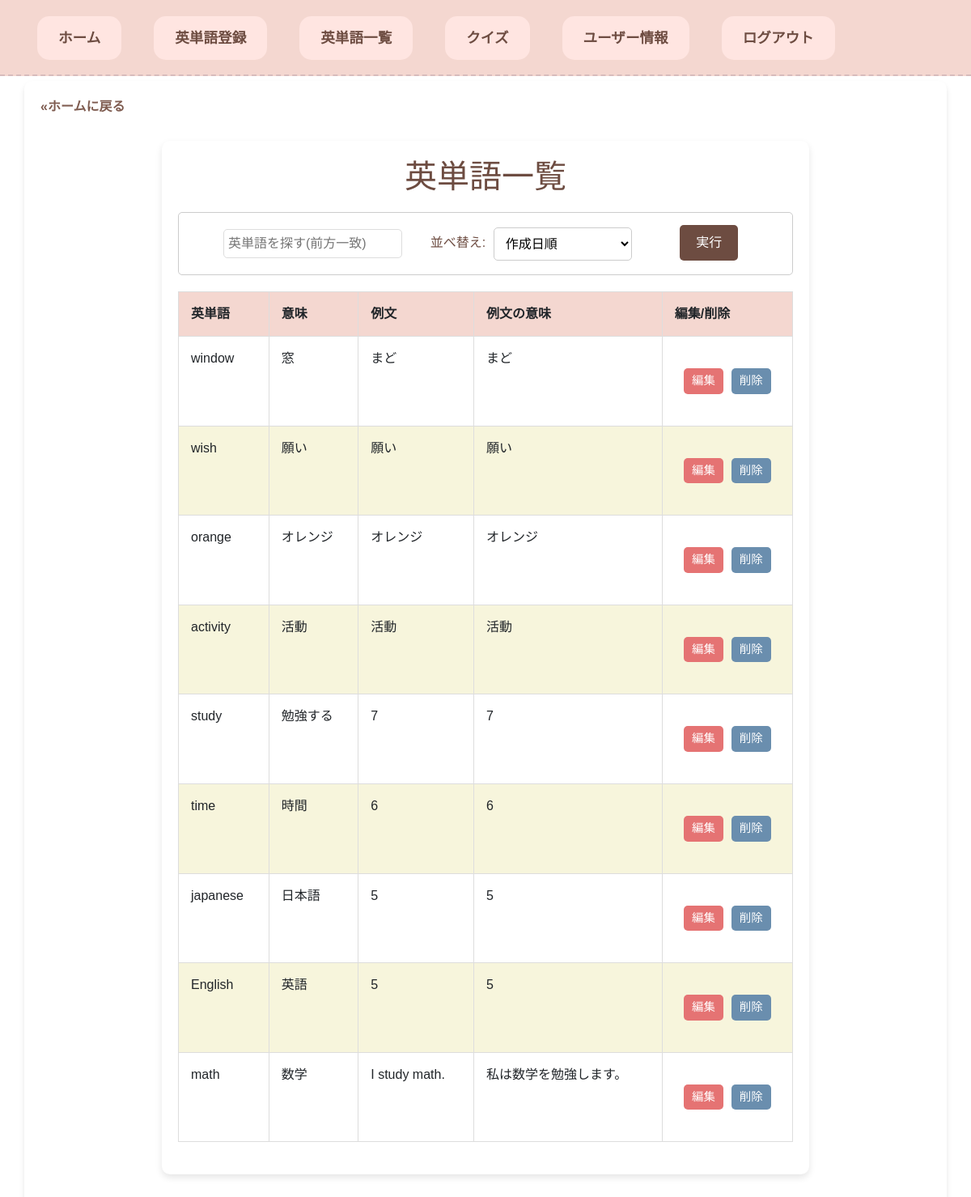
The app's page /vocabularies/vocabulary_list/ (signed in), older data.
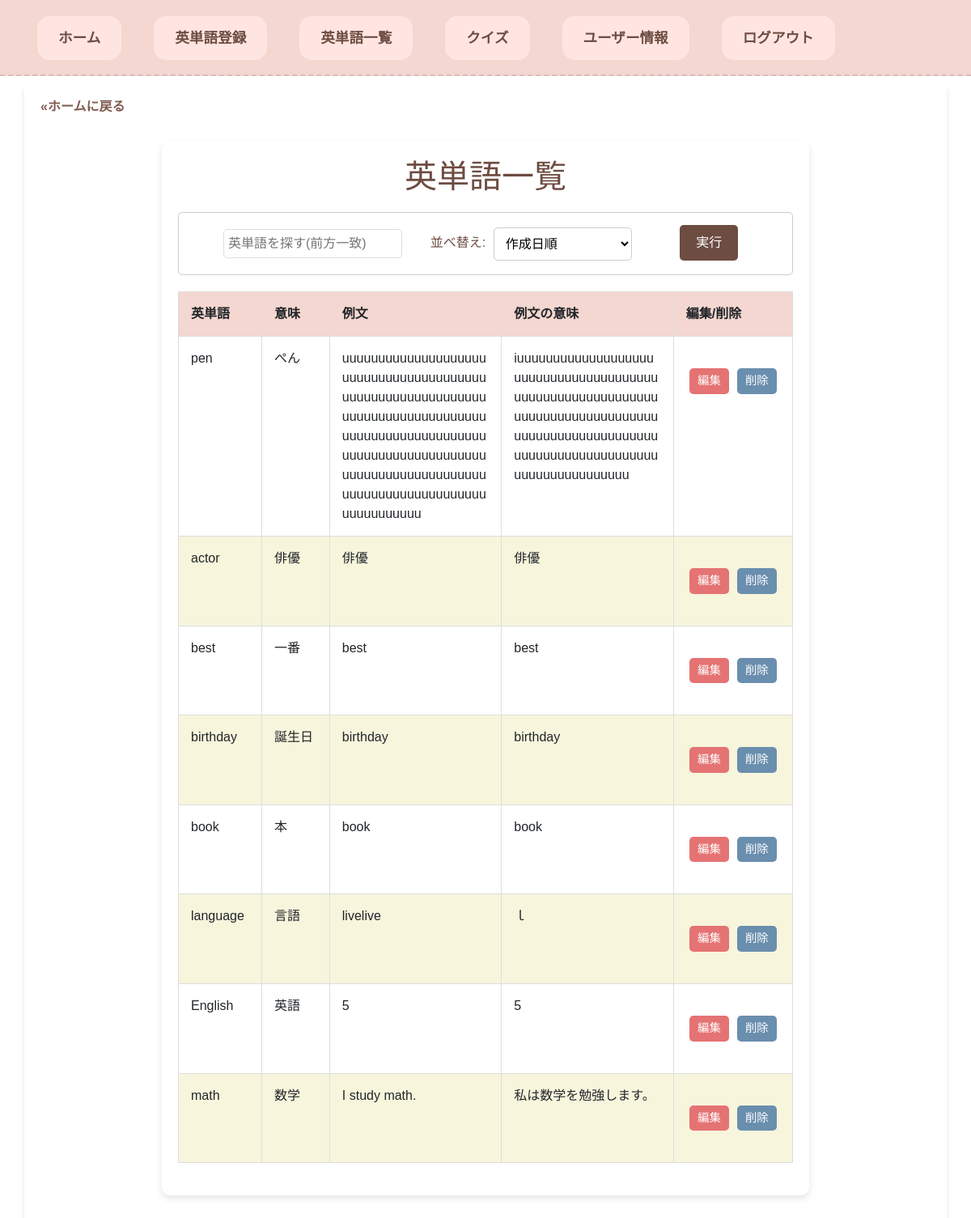
The same page, newer data.
### vocabularies/models.py (models this page shows, shortened)
class Registered_english_words(models.Model):
    english_word = models.CharField(max_length=100)
    meaning_word = models.CharField(max_length=100)
    example_sentence = models.TextField(max_length=200)
    meaning_of_example_sentence = models.TextField(max_length=200)
    create_at = models.DateTimeField(auto_now_add=True)  # auto_now_addはオブジェクトが最初に作成されるとき、自動的にフィールドに現在の日付をセットします。
    update_at = models.DateTimeField(auto_now=True)  # auto_nowはオブジェクトが保存される度に自動的に現在の日付をセットします。
    user_id = models.ForeignKey(
        Users, on_delete=models.CASCADE
    )

### vocabularies/views.py (the view)
# urls.py: path('vocabulary_list/', VocabularylistView.as_view(), name='vocabulary_list'),
class VocabularylistView(LoginRequiredMixin, ListView):
    model = Registered_english_words
    template_name = os.path.join('vocabularies', 'vocabulary_list.html')
    context_object_name = 'words'
    def get_queryset(self):
        query = self.request.GET.get('q')  # ユーザーが入力した検索クエリを'q'として取得。それをquery変数にぶち込む。
        order_by = self.request.GET.get('order_by', 'create_at')  # 作成日時順をデフォルトにする。
        if query:
            queryset = self.model.objects.filter(
                Q(user_id=self.request.user) &  # ログイン中のユーザー＆
                Q(english_word__icontains=query)   # english_wordカラムからqueryの部分一致のカラムで絞り込む
            )
        else:
            queryset =  self.model.objects.filter(user_id=self.request.user)
        if order_by == 'english_word':
            return queryset.order_by(Lower('english_word'))
        else:
            return queryset.order_by('-create_at')
    def get_context_data(self, **kwargs):
        context = super().get_context_data(**kwargs)  # 親クラスの get_context_data メソッドを呼び出し、既存のコンテキストデータを取得。
        context['query'] = self.request.GET.get('q', '')  # 'query'に、'q'が存在する場合は'q'を格納する。'q'が存在しない場合は、Noneを返すので、Noneのときの初期値として「''」を定めている。初期値を設定することで、検索クエリが空であってもエラーが発生せず、テンプレートが正常に動作するようになります。
        context['order_by'] = self.request.GET.get('order_by', 'create_at')  # 'query'に、'q'が存在する場合は'q'を格納する。'q'が存在しない場合は、Noneを返すので、Noneのときの初期値として「''」を定めている。初期値を設定することで、検索クエリが空であってもエラーが発生せず、テンプレートが正常に動作するようになります。
        context['no_results'] = not self.get_queryset().exists()  # クエリセットが空かどうかをチェック
        return context

### templates/vocabularies/vocabulary_list.html (shortened to what this page needs)
{% extends 'base.html' %}
{% load static %}
{% block content %}
<a class="back-home" href="{% url 'vocabularies:home' %}">«ホームに戻る</a>
<div class="english-list">
<h1 id="list-word">英単語一覧</h1>
<form class="search-form" method="get" action="{% url 'vocabularies:vocabulary_list' %}">
    <input class="search" type="text" name="q" placeholder="英単語を探す(前方一致)" value="{{ query }}">
    <label class="label-arrange" for="order_by">並べ替え:</label>
       <select class="select-options" name="order_by" id="order_by">
         <option value="create_at" {% if order_by == 'create_at' %}selected{% endif %}>作成日順</option>
       </select>
    <button class="execution" type="submit">実行</button>
</form>
{% if no_results %}
  <p id="no-results-word">一致するものがありませんでした。</p>
{% else %}
  <table class="vocabulary-table">
  <thead>
    <tr>
       <th>英単語</th>
       <th>意味</th>
       <th>例文</th>
       <th>例文の意味</th>
       <th>編集/削除</th>
    </tr>
  </thead>
  <tbody>
  {% for vocabulary in words %}
    <tr>
       <td>{{ vocabulary.english_word }}</td>
       <td>{{ vocabulary.meaning_word }}</td>
       <td>{{ vocabulary.example_sentence }}</td>
       <td>{{ vocabulary.meaning_of_example_sentence }}</td>
      <td>
        <div class="button-group">
          <a class="edit-button" href="{% url 'vocabularies:vocabulary_update' pk=vocabulary.id %}">編集</a>
          <a class="delete-button" href="{% url 'vocabularies:vocabulary_delete' pk=vocabulary.id %}">削除</a>
        </div>
       </td>
    </tr>
  {% endfor %}
  </tbody>
  </table>
{% endif %}
</div>
{% endblock %}

### templates/base.html (shortened to what this page needs)
{% load static %}
<!DOCTYPE html>
<html lang="ja">
   <head>
      <link rel="stylesheet" href="https://stackpath.bootstrapcdn.com/bootstrap/4.3.1/css/bootstrap.min.css">
      <link rel="stylesheet" href="{% static 'vocabularies/css/base.css' %}">
      <link rel="stylesheet" href="{% static 'vocabularies/css/home.css' %}">
      <link rel="stylesheet" href="{% static 'vocabularies/css/vocabulary_regist.css' %}">
      <link rel="stylesheet" href="{% static 'vocabularies/css/vocabulary_list.css' %}">
      <link rel="stylesheet" href="{% static 'vocabularies/css/vocabulary_update.css' %}">
      <link rel="stylesheet" href="{% static 'vocabularies/css/quiz.css' %}">
      <link rel="stylesheet" href="{% static 'vocabularies/css/problem.css' %}">
      <link rel="stylesheet" href="{% static 'vocabularies/css/answer.css' %}">
      <link rel="stylesheet" href="{% static 'vocabularies/css/answer_list.css' %}">
      <link rel="stylesheet" href="{% static 'accounts/css/user_detail.css' %}">
      <link rel="stylesheet" href="{% static 'accounts/css/user_update.css' %}">
      <link rel="stylesheet" href="{% static 'vocabularies/css/cannot.css' %}">
      <link rel="stylesheet" href="{% static 'vocabularies/css/delete.css' %}">
   </head>
   <body>
      <nav class="navbar navbar-expand-lg navbar-light">
        <a class="navbar-brand" href="{% url 'vocabularies:home' %}">ホーム</a>
        <a class="navbar-brand" href="{% url 'vocabularies:vocabulary_regist' %}">英単語登録</a>
        <a class="navbar-brand" href="{% url 'vocabularies:vocabulary_list' %}">英単語一覧</a>
        <a class="navbar-brand" href="{% url 'vocabularies:quiz' %}">クイズ</a>
        <a class="navbar-brand" href="{% url 'accounts:user_detail' %}">ユーザー情報</a>
        <a class="navbar-brand" href="{% url 'accounts:logout' %}">ログアウト</a>
      </nav>
      <div class="container">
        {% block content %}{% endblock %}
      </div>
   </body>
</html>

### static/vocabularies/css/base.css (style rules this page uses)
html, body, div, span, object, iframe, h1, h2, h3, h4, h5, h6, p, blockquote, pre, abbr, address, cite, code, del, dfn, em, img, ins, kbd, q, samp, small, strong, sub, sup, var, b, i, dl, dt, dd, ol, ul, li, fieldset, form, label, legend, table, caption, tbody, tfoot, thead, tr, th, td, article, aside, canvas, details, figcaption, figure, footer, header, hgroup, menu, nav, section, summary, time, mark, audio, video { margin:0; padding:0; border:0; outline:0; font-size:100%; vertical-align:baseline; background:transparent; }
article,aside,details,figcaption,figure, footer,header,hgroup,menu,nav,section { display:block; }
a { margin:0; padding:0; font-size:100%; vertical-align:baseline; background:transparent; }
table { border-collapse:collapse; border-spacing:0; }
input, select { vertical-align:middle; }
body { font-family: 'Arial', sans-serif; background-color: #ceab6f; margin-top: 0; padding: 0; }
.navbar { background-color: #f4d7d0; margin-bottom: 0px; border-bottom: 2px dashed #d7bcbc; padding-top: 20px; position: fixed; top: 0; width: 100%; z-index: 1000; }
.navbar-brand { color: #6d4c41 !important; border: 1px solid transparent; margin-left: 30px; margin-right: 10px; margin-bottom: 10px; font-size: 1.1em; text-decoration: none; font-weight: bold; padding: 13px 25px; border-radius: 15px; background-color: #ffe5e1; transition: background-color 0.3s ease, transform 0.3s ease; }
.container { padding: 20px; margin-top: 100px; background-color: #ffffff; border-radius: 10px; box-shadow: 0 4px 6px rgba(0, 0, 0, 0.1); }

### static/vocabularies/css/home.css (style rules this page uses)
html, body, div, span, object, iframe, h1, h2, h3, h4, h5, h6, p, blockquote, pre, abbr, address, cite, code, del, dfn, em, img, ins, kbd, q, samp, small, strong, sub, sup, var, b, i, dl, dt, dd, ol, ul, li, fieldset, form, label, legend, table, caption, tbody, tfoot, thead, tr, th, td, article, aside, canvas, details, figcaption, figure, footer, header, hgroup, menu, nav, section, summary, time, mark, audio, video { margin:0; padding:0; border:0; outline:0; font-size:100%; vertical-align:baseline; background:transparent; }
article,aside,details,figcaption,figure, footer,header,hgroup,menu,nav,section { display:block; }
a { margin:0; padding:0; font-size:100%; vertical-align:baseline; background:transparent; }
table { border-collapse:collapse; border-spacing:0; }
input, select { vertical-align:middle; }

### static/vocabularies/css/vocabulary_regist.css (style rules this page uses)
html, body, div, span, object, iframe, h1, h2, h3, h4, h5, h6, p, blockquote, pre, abbr, address, cite, code, del, dfn, em, img, ins, kbd, q, samp, small, strong, sub, sup, var, b, i, dl, dt, dd, ol, ul, li, fieldset, form, label, legend, table, caption, tbody, tfoot, thead, tr, th, td, article, aside, canvas, details, figcaption, figure, footer, header, hgroup, menu, nav, section, summary, time, mark, audio, video { margin:0; padding:0; border:0; outline:0; font-size:100%; vertical-align:baseline; background:transparent; }
article,aside,details,figcaption,figure, footer,header,hgroup,menu,nav,section { display:block; }
a { margin:0; padding:0; font-size:100%; vertical-align:baseline; background:transparent; }
table { border-collapse:collapse; border-spacing:0; }
input, select { vertical-align:middle; }
.back-home { display: flex; color: #6d4c41; border-radius: 5px; align-items: center; text-decoration: none; font-weight: bold; transition: background-color 0.3s; }

### static/vocabularies/css/vocabulary_update.css (style rules this page uses)
html, body, div, span, object, iframe, h1, h2, h3, h4, h5, h6, p, blockquote, pre, abbr, address, cite, code, del, dfn, em, img, ins, kbd, q, samp, small, strong, sub, sup, var, b, i, dl, dt, dd, ol, ul, li, fieldset, form, label, legend, table, caption, tbody, tfoot, thead, tr, th, td, article, aside, canvas, details, figcaption, figure, footer, header, hgroup, menu, nav, section, summary, time, mark, audio, video { margin:0; padding:0; border:0; outline:0; font-size:100%; vertical-align:baseline; background:transparent; }
article,aside,details,figcaption,figure, footer,header,hgroup,menu,nav,section { display:block; }
a { margin:0; padding:0; font-size:100%; vertical-align:baseline; background:transparent; }
table { border-collapse:collapse; border-spacing:0; }
input, select { vertical-align:middle; }

Row changes from the older to the newer data that the page shows:
removed Registered_english_words: english_word "window", meaning_word "窓", example_sentence "まど", meaning_of_example_sentence "まど"
removed Registered_english_words: english_word "wish", meaning_word "願い", example_sentence "願い", meaning_of_example_sentence "願い"
removed Registered_english_words: english_word "orange", meaning_word "オレンジ", example_sentence "オレンジ", meaning_of_example_sentence "オレンジ"
removed Registered_english_words: english_word "activity", meaning_word "活動", example_sentence "活動", meaning_of_example_sentence "活動"
removed Registered_english_words: english_word "study", meaning_word "勉強する", example_sentence "7", meaning_of_example_sentence "7"
removed Registered_english_words: english_word "time", meaning_word "時間", example_sentence "6", meaning_of_example_sentence "6"
removed Registered_english_words: english_word "japanese", meaning_word "日本語", example_sentence "5", meaning_of_example_sentence "5"
added Registered_english_words: english_word "pen", meaning_word "ぺん", example_sentence "uuuuuuuuuuuuuuuuuuuuuuuuuuuuuuuuuuuuuuuuuuuuuuuuuuuuuuuuuuuuuuuuuuuuuuuuuuuuuuuuuuuuuuuuuuuuuuuuuuuuuuuuuuuuuuuuuuuuuuuuuuuuuuuuuuuuuuuuuuuuuuuuuuuuuuuuuuuuuuuuuuuuuuuuuuu", meaning_of_example_sentence "iuuuuuuuuuuuuuuuuuuuuuuuuuuuuuuuuuuuuuuuuuuuuuuuuuuuuuuuuuuuuuuuuuuuuuuuuuuuuuuuuuuuuuuuuuuuuuuuuuuuuuuuuuuuuuuuuuuuuuuuuuuuuuuuuuuuuuuu"
added Registered_english_words: english_word "actor", meaning_word "俳優", example_sentence "俳優", meaning_of_example_sentence "俳優"
added Registered_english_words: english_word "best", meaning_word "一番", example_sentence "best", meaning_of_example_sentence "best"
added Registered_english_words: english_word "birthday", meaning_word "誕生日", example_sentence "birthday", meaning_of_example_sentence "birthday"
added Registered_english_words: english_word "book", meaning_word "本", example_sentence "book", meaning_of_example_sentence "book"
added Registered_english_words: english_word "language", meaning_word "言語", example_sentence "livelive", meaning_of_example_sentence "ｌ"
